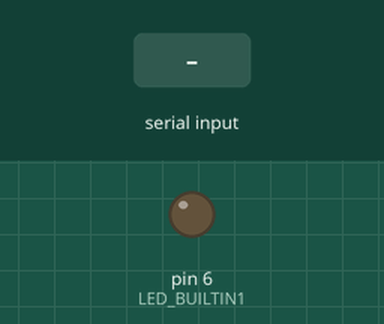
A sketch run on a simulated Arduino Uno, built with avr-gcc and run on an emulated ATmega328P. On the bench: output pins drawn as LEDs (lit = HIGH). The test bench sets the inputs (shaded band). What the sketch prints to the serial monitor is not drawn.

Above: at 1.2 s.
1.3 s: "1" received over the second serial link
At 1.7 s:
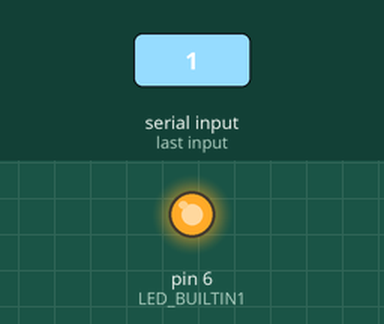
2.8 s: "0" received over the second serial link
At 4.0 s:
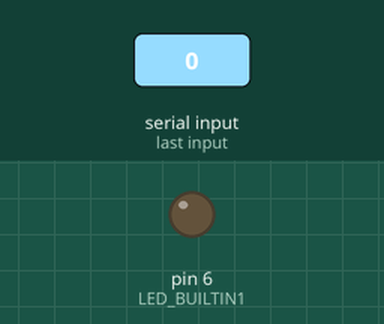
4.3 s: "2" received over the second serial link
At 5.2 s:
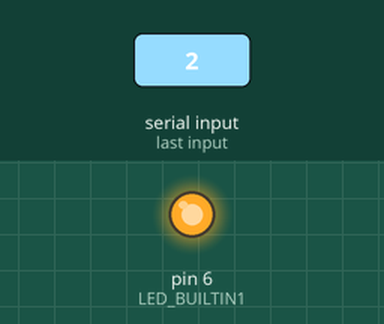
Timing chart, 0 to 7.3 s (numbered marks = the images above; inputs shaded):
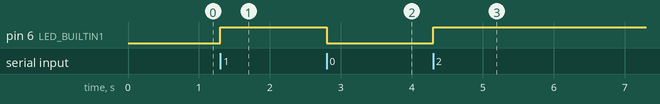

The sketch:

arduino_code.ino
```cpp
#include <SoftwareSerial.h>

SoftwareSerial mySerial(9, 8); // RX, TX
int LED_BUILTIN1 = 6;
void setup() {

  Serial.begin(115200);
  mySerial.begin(115200);
  pinMode(LED_BUILTIN1, OUTPUT);


}

void loop() {
  if (mySerial.available()>0) {
    Serial.write(mySerial.read());
    digitalWrite(LED_BUILTIN1, !digitalRead(LED_BUILTIN1));
  }
  if (Serial.available()>0) {
    mySerial.write(Serial.read());
    digitalWrite(LED_BUILTIN1, !digitalRead(LED_BUILTIN1));
  }

}
```

Measured:
- after the input at 1.3 s, pin 6 (LED_BUILTIN1): LOW → HIGH at once
- after the input at 2.8 s, pin 6 (LED_BUILTIN1): HIGH → LOW at once
- after the input at 4.3 s, pin 6 (LED_BUILTIN1): LOW → HIGH at once
